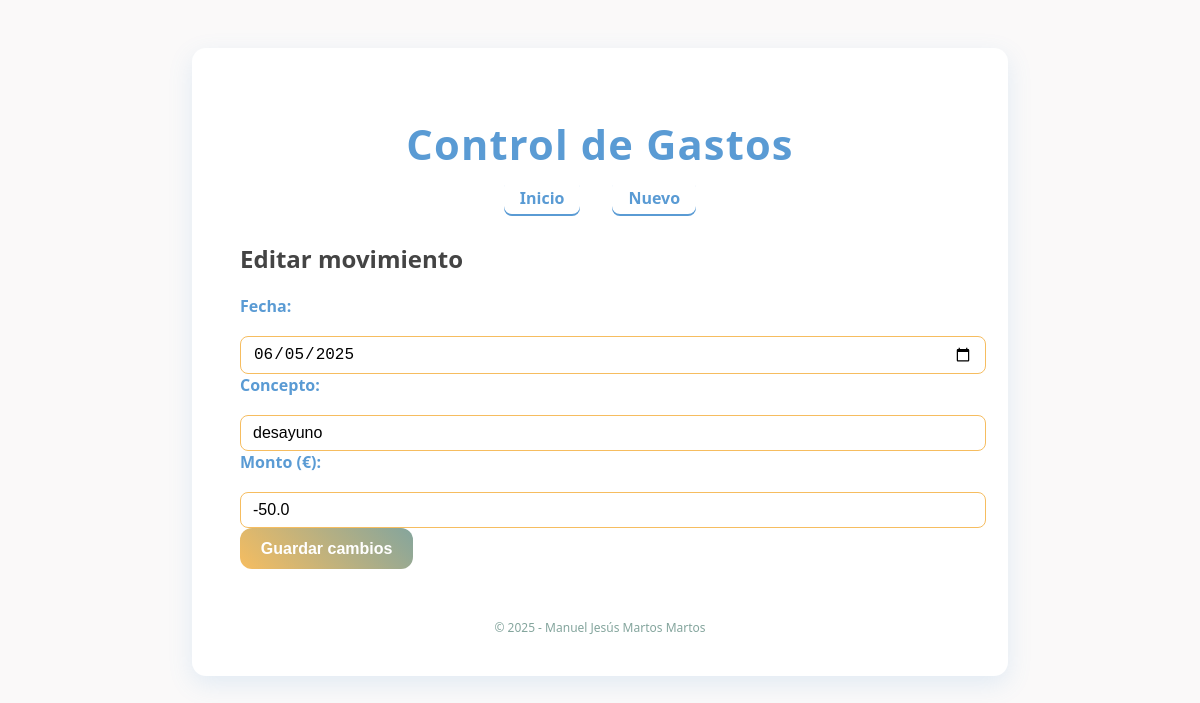
Screenshot of /update/2 with the database file from the repository.
### tables this page shows
CREATE TABLE "movements" (
	"id"	INTEGER,
	"date"	TEXT NOT NULL,
	"concept"	TEXT NOT NULL,
	"quantity"	REAL NOT NULL,
	PRIMARY KEY("id" AUTOINCREMENT)
);

### registros_ig/routes.py (the view, shortened to what this page needs)
@app.route("/update/<id>", methods=["GET", "POST"])
def edit(id):
    if request.method == "GET":
        resultado = select_by(id)
        return render_template("update.html", data=resultado)

### registros_ig/models.py (called while the page is built)
def select_by(id):
    con = sqlite3.connect(ORIGIN_DATA)
    cur = con.cursor()
    res = cur.execute(f"SELECT * from movements WHERE id={id}")
    resultado = res.fetchall()
    con.close()
    return resultado[0]

### registros_ig/templates/update.html
{% extends "base.html" %}
{% block section %}
<h2>Editar movimiento</h2>
<form action="/update/{{ data[0] }}" method="POST">
  <label for="date">Fecha:</label>
  <input type="date" id="date" name="date" value="{{ data[1] }}" required>
  <label for="concept">Concepto:</label>
  <input type="text" id="concept" name="concept" value="{{ data[2] }}" required>
  <label for="quantity">Monto (€):</label>
  <input type="number" id="quantity" name="quantity" step="0.01" value="{{ data[3] }}" required>
  <button type="submit">Guardar cambios</button>
</form>
{% endblock %}

### registros_ig/templates/base.html (style rules this page uses)
:root { --color-primario: #5A9BD4; --color-secundario: #F6BD60; --color-terciario: #84A59D; --color-error: #E07A5F; --color-fondo: #FAF9F9; --color-texto: #444444; }
body { background-color: var(--color-fondo); color: var(--color-texto); font-family: 'Segoe UI', Tahoma, Geneva, Verdana, sans-serif; }
button { background: linear-gradient(45deg, var(--color-secundario), var(--color-terciario)); border: none; padding: 0.7rem 1.3rem; font-size: 1rem; border-radius: 12px; color: white; font-weight: 600; cursor: pointer; transition: background 0.3s ease; }
form label { display: block; margin-bottom: 1.2rem; font-weight: 600; color: var(--color-primario); }
form input { width: 100%; padding: 0.5rem 0.75rem; font-size: 1rem; border: 1.5px solid var(--color-secundario); border-radius: 8px; transition: border-color 0.3s ease; }

### rows the page displays
movements: date "06/05/2025", concept "desayuno", quantity "-50.0"
